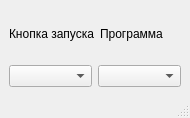
<?xml version="1.0" encoding="UTF-8"?>
<ui version="4.0">
 <class>MainWindow</class>
 <widget class="QMainWindow" name="MainWindow">
  <property name="geometry">
   <rect>
    <x>0</x>
    <y>0</y>
    <width>190</width>
    <height>118</height>
   </rect>
  </property>
  <property name="windowTitle">
   <string>MainWindow</string>
  </property>
  <widget class="QWidget" name="centralwidget">
   <layout class="QVBoxLayout" name="verticalLayout">
    <item>
     <layout class="QHBoxLayout" name="horizontalLayout_2">
      <item>
       <widget class="QLabel" name="label">
        <property name="text">
         <string>Кнопка запуска</string>
        </property>
       </widget>
      </item>
      <item>
       <widget class="QLabel" name="label_2">
        <property name="text">
         <string>Программа</string>
        </property>
       </widget>
      </item>
     </layout>
    </item>
    <item>
     <layout class="QHBoxLayout" name="horizontalLayout">
      <item>
       <widget class="QComboBox" name="comboBox"/>
      </item>
      <item>
       <widget class="QComboBox" name="comboBox_2"/>
      </item>
     </layout>
    </item>
   </layout>
  </widget>
  <widget class="QMenuBar" name="menubar">
   <property name="geometry">
    <rect>
     <x>0</x>
     <y>0</y>
     <width>190</width>
     <height>21</height>
    </rect>
   </property>
  </widget>
  <widget class="QStatusBar" name="statusbar"/>
 </widget>
 <resources/>
 <connections/>
</ui>
